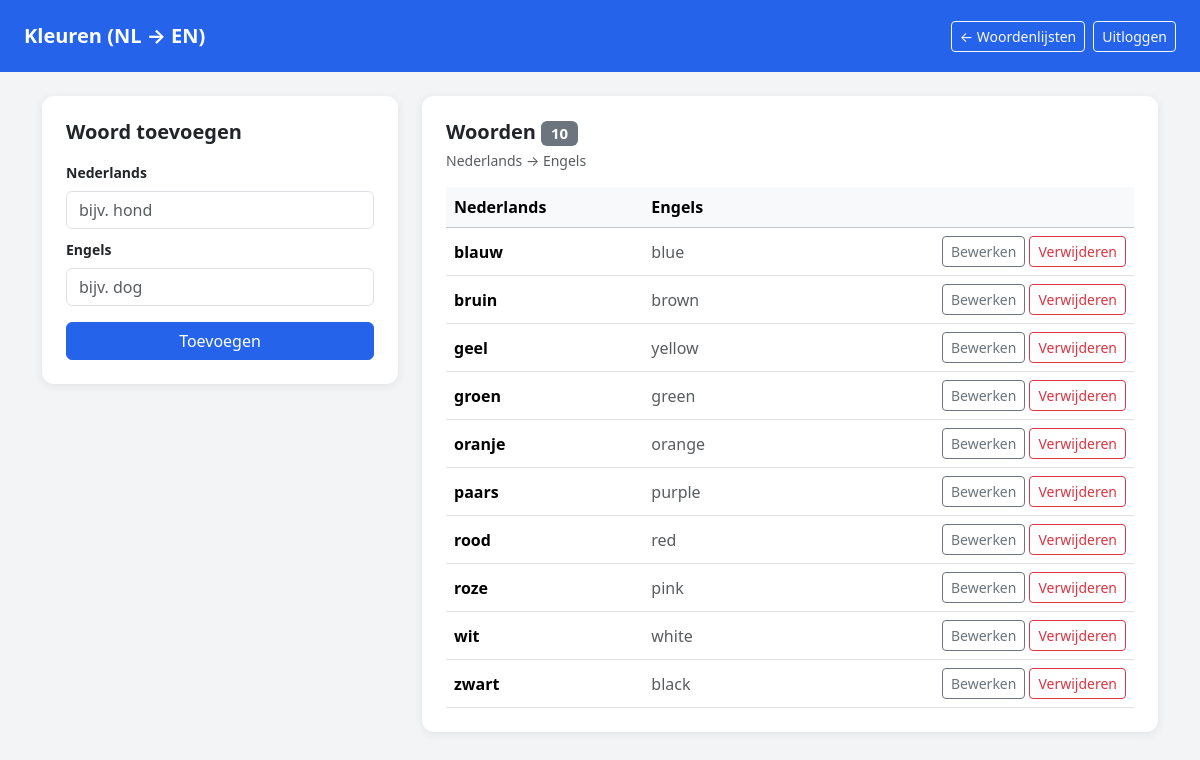
Screenshot of /admin/woorden.php?lijst=2 (signed in) with the database file from the repository.
### tables this page shows
CREATE TABLE woordenlijsten (
    id INT AUTO_INCREMENT PRIMARY KEY,
    naam VARCHAR(100) NOT NULL,
    taal_van VARCHAR(50) NOT NULL,
    taal_naar VARCHAR(50) NOT NULL,
    created_by INT NOT NULL,
    created_at DATETIME DEFAULT CURRENT_TIMESTAMP,
    FOREIGN KEY (created_by) REFERENCES users(id) ON DELETE CASCADE
);

CREATE TABLE woorden (
    id INT AUTO_INCREMENT PRIMARY KEY,
    woordenlijst_id INT NOT NULL,
    woord VARCHAR(100) NOT NULL,
    vertaling VARCHAR(100) NOT NULL,
    FOREIGN KEY (woordenlijst_id) REFERENCES woordenlijsten(id) ON DELETE CASCADE
);

### src/admin/woorden.php (the view, shortened to what this page needs)
<?php
require_once '../config.php';
$lijst_id = (int)($_GET['lijst'] ?? $_POST['lijst_id'] ?? 0);
$stmt = $pdo->prepare('SELECT * FROM woordenlijsten WHERE id = ?');
$stmt->execute([$lijst_id]);
$lijst = $stmt->fetch();
$woorden = $pdo->prepare('SELECT * FROM woorden WHERE woordenlijst_id = ? ORDER BY woord ASC');
$woorden->execute([$lijst_id]);
$woorden = $woorden->fetchAll();
?>
<!DOCTYPE html>
<html lang="nl">
<head>
    <link href="https://cdn.jsdelivr.net/npm/bootstrap@5.3.3/dist/css/bootstrap.min.css" rel="stylesheet">
</head>
<body>
    <nav class="navbar navbar-dark px-4 py-3 mb-4">
        <span class="navbar-brand fw-bold"><?= htmlspecialchars($lijst['naam']) ?></span>
        <div class="d-flex gap-2">
            <a href="index.php" class="btn btn-sm btn-outline-light">← Woordenlijsten</a>
            <a href="../logout.php" class="btn btn-sm btn-outline-light">Uitloggen</a>
        </div>
    </nav>
    <div class="container pb-5">
        <div class="row g-4">
            <div class="col-lg-4">
                <div class="card p-4">
                    <h5 class="fw-bold mb-3">Woord toevoegen</h5>
                    <form method="POST">
                        <div class="mb-2">
                            <label class="form-label small fw-semibold"><?= htmlspecialchars($lijst['taal_van']) ?></label>
                            <input type="text" name="woord" class="form-control" placeholder="bijv. hond" required>
                        </div>
                        <div class="mb-3">
                            <label class="form-label small fw-semibold"><?= htmlspecialchars($lijst['taal_naar']) ?></label>
                            <input type="text" name="vertaling" class="form-control" placeholder="bijv. dog" required>
                        </div>
                        <button type="submit" class="btn btn-primary w-100" style="background:#2563EB;border-color:#2563EB">Toevoegen</button>
                    </form>
                </div>
            </div>
            <div class="col-lg-8">
                <div class="card p-4">
                    <h5 class="fw-bold mb-1">Woorden <span class="badge bg-secondary"><?= count($woorden) ?></span></h5>
                    <p class="text-muted small mb-3"><?= htmlspecialchars($lijst['taal_van']) ?> → <?= htmlspecialchars($lijst['taal_naar']) ?></p>
                    <?php if (empty($woorden)): ?>
                        <p class="text-muted">Nog geen woorden. Voeg er een toe via het formulier.</p>
                    <?php else: ?>
                        <div class="table-responsive">
                            <table class="table table-hover align-middle mb-0">
                                <thead class="table-light">
                                    <tr>
                                        <th><?= htmlspecialchars($lijst['taal_van']) ?></th>
                                        <th><?= htmlspecialchars($lijst['taal_naar']) ?></th>
                                        <th></th>
                                    </tr>
                                </thead>
                                <tbody>
                                    <?php foreach ($woorden as $woord): ?>
                                        <tr>
                                            <td class="fw-semibold"><?= htmlspecialchars($woord['woord']) ?></td>
                                            <td class="text-muted"><?= htmlspecialchars($woord['vertaling']) ?></td>
                                            <td class="text-end">
                                                <div class="d-flex gap-1 justify-content-end">
                                                    <button class="btn btn-sm btn-outline-secondary"
                                                        onclick="openBewerken(<?= $woord['id'] ?>, '<?= htmlspecialchars(addslashes($woord['woord'])) ?>', '<?= htmlspecialchars(addslashes($woord['vertaling'])) ?>')">
                                                        Bewerken
                                                    </button>
                                                    <form method="POST" onsubmit="return confirm('Woord verwijderen?')">
                                                        <button type="submit" class="btn btn-sm btn-outline-danger">Verwijderen</button>
                                                    </form>
                                                </div>
                                            </td>
                                        </tr>
                                    <?php endforeach; ?>
                                </tbody>
                            </table>
                        </div>
                    <?php endif; ?>
                </div>
            </div>
        </div>
    </div>
</body>
</html>

### src/admin/woorden.php (style rules this page uses)
body { background-color: #F3F4F6; }
.navbar { background-color: #2563EB; }
.card { border: none; border-radius: 12px; box-shadow: 0 2px 10px rgba(0,0,0,0.07); }

### rows the page displays
woordenlijsten: naam "Kleuren (NL → EN)", taal_van "Nederlands", taal_naar "Engels"
woorden: woord "blauw", vertaling "blue"
woorden: woord "bruin", vertaling "brown"
woorden: woord "geel", vertaling "yellow"
woorden: woord "groen", vertaling "green"
woorden: woord "oranje", vertaling "orange"
woorden: woord "paars", vertaling "purple"
woorden: woord "rood", vertaling "red"
woorden: woord "roze", vertaling "pink"
woorden: woord "wit", vertaling "white"
woorden: woord "zwart", vertaling "black"

### other values shown
count($woorden) "10"
